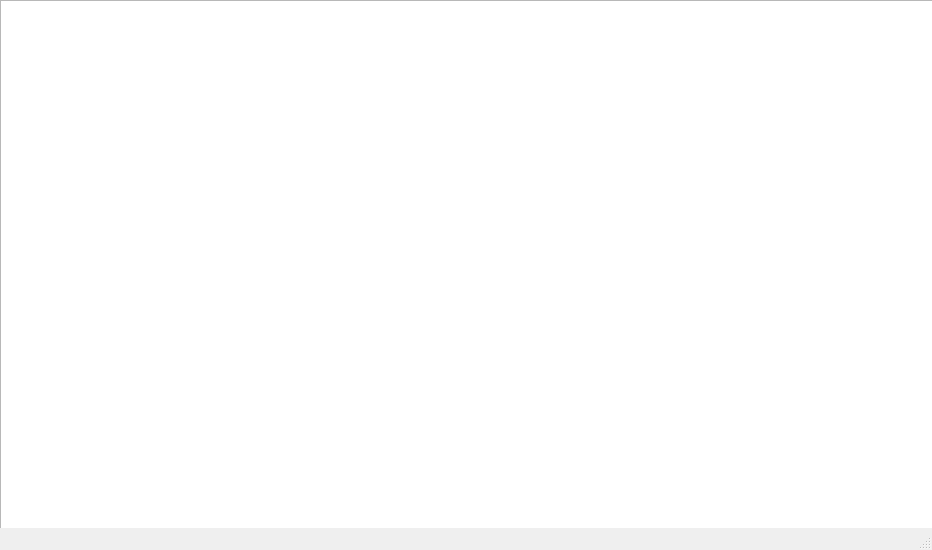
<?xml version="1.0" encoding="UTF-8"?>
<ui version="4.0">
 <class>MainWindow</class>
 <widget class="QMainWindow" name="MainWindow">
  <property name="geometry">
   <rect>
    <x>0</x>
    <y>0</y>
    <width>932</width>
    <height>550</height>
   </rect>
  </property>
  <property name="maximumSize">
   <size>
    <width>1000</width>
    <height>550</height>
   </size>
  </property>
  <property name="windowTitle">
   <string>MainWindow</string>
  </property>
  <widget class="QWidget" name="centralwidget">
   <widget class="QGraphicsView" name="graphicsView">
    <property name="geometry">
     <rect>
      <x>0</x>
      <y>0</y>
      <width>1000</width>
      <height>550</height>
     </rect>
    </property>
   </widget>
  </widget>
  <widget class="QMenuBar" name="menubar">
   <property name="geometry">
    <rect>
     <x>0</x>
     <y>0</y>
     <width>932</width>
     <height>25</height>
    </rect>
   </property>
  </widget>
  <widget class="QStatusBar" name="statusbar"/>
 </widget>
 <resources/>
 <connections/>
</ui>
